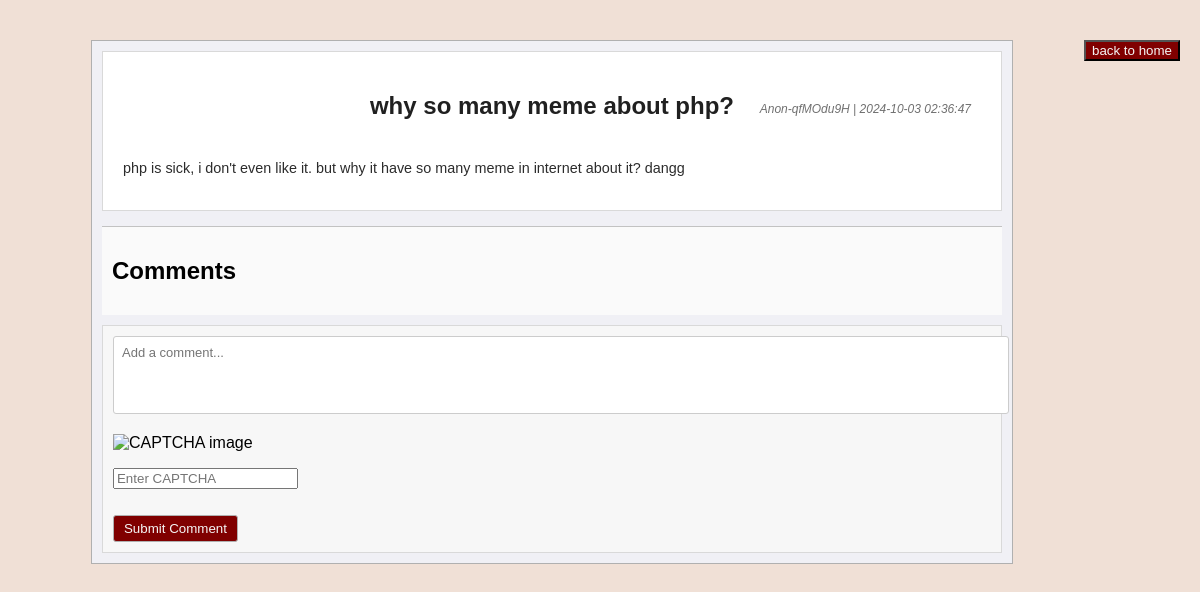
Page /post.php?id=22 on the committed database.
### tables this page shows
CREATE TABLE `posts` (
  `id` int(11) NOT NULL,
  `title` varchar(255) NOT NULL,
  `content` text NOT NULL,
  `category` varchar(100) NOT NULL,
  `user_id` varchar(50) NOT NULL,
  `created_at` timestamp NULL DEFAULT current_timestamp(),
  `image` varchar(255) DEFAULT NULL
);

### post.php (the view, shortened to what this page needs)
<?php
include 'includes/db.php';
$post_id = $_GET['id'];
$query = $pdo->prepare("SELECT * FROM posts WHERE id = :id");
$query->execute(['id' => $post_id]);
$post = $query->fetch();
?>
<!DOCTYPE html>
<html>
<head>
</head>
<body>
    <div class="container">
        <div class="post">
            <div class="post-header">
                <p class="post-user"><?php echo htmlspecialchars($post['user_id']); ?> | <?php echo $post['created_at']; ?></p>
                <h1 class="post-title"><?php echo htmlspecialchars($post['title']); ?></h1>
            </div>
            <div class="post-content">
                <p><?php echo nl2br(htmlspecialchars($post['content'])); ?></p>
            </div>
        </div>
        <div class="comment-section">
            <h2>Comments</h2>
        </div>
        <div class="add-comment">
            <form action="add_comment.php" method="POST">
                <textarea name="content" placeholder="Add a comment..." required></textarea>
                <p><img src="captcha.php" alt="CAPTCHA image"></p>
                <p><input type="text" name="captcha" placeholder="Enter CAPTCHA" required></p>
                <button type="submit" class="submit">Submit Comment</button>
            </form>
        </div>
    </div>
    <footer><a href="index.php"><button class="back-button">back to home</button></a></footer>
</body>
</html>

### post.php (style rules this page uses)
body { font-family: Tahoma, sans-serif; background-color: #f0e0d6; color: #000; margin: 0; padding: 20px; display: flex; justify-content: center; }
.container { width: 100%; max-width: 900px; margin: 20px auto; padding: 10px; background-color: #f0f0f5; border: 1px solid #b0b0b0; position: relative; }
.post { background-color: #ffffff; padding: 20px; margin-bottom: 15px; border: 1px solid #d9d9d9; position: relative; }
.post-header { display: block; margin-bottom: 5px; font-size: 13px; color: #707070; position: relative; }
.post-title { font-size: 1.5rem; font-weight: bold; margin-bottom: 40px; text-align: center; color: #202020; margin-top: 20px; }
.post-user { font-style: italic; font-size: 12px; position: absolute; right: 10px; top: 10px; color: #707070; margin-top: 0; z-index: 1; }
.post-content { font-size: 0.9rem; margin-top: 10px; color: #2c2c2c; }
.comment-section { margin-top: 10px; padding: 10px; border-top: 1px solid #c2c2c2; background-color: #fafafa; }
.add-comment { margin-top: 10px; padding: 10px; border: 1px solid #d9d9d9; background-color: #f7f7f7; }
.add-comment textarea { width: 100%; height: 60px; padding: 8px; border: 1px solid #cccccc; border-radius: 3px; resize: none; font-family: Tahoma, sans-serif; font-size: 13px; }
.add-comment button { margin-top: 10px; padding: 5px 10px; background-color: #800000; color: whitesmoke; border: 1px solid #b0b0b0; border-radius: 3px; cursor: pointer; }
footer { margin-top: 20px; text-align: center; font-size: 12px; }
footer a { color: #0073e6; text-decoration: none; }
.back-button { background-color: #800000; color: whitesmoke; }

### rows in the picture
posts: user "Anon-qfMOdu9H", created_at "2024-10-03 02:36:47", title "why so many meme about php?", content "php is sick, i don't even like it. but why it have so many meme in internet about it? dangg"
